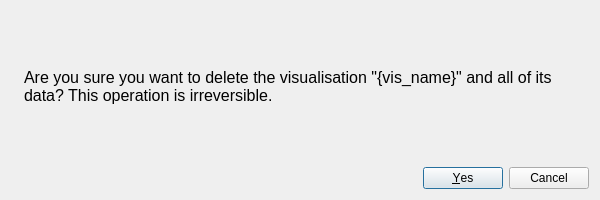
<?xml version="1.0" encoding="UTF-8"?>
<ui version="4.0">
 <class>delete_confirmation</class>
 <widget class="QDialog" name="delete_confirmation">
  <property name="geometry">
   <rect>
    <x>0</x>
    <y>0</y>
    <width>600</width>
    <height>200</height>
   </rect>
  </property>
  <property name="minimumSize">
   <size>
    <width>600</width>
    <height>200</height>
   </size>
  </property>
  <property name="maximumSize">
   <size>
    <width>600</width>
    <height>200</height>
   </size>
  </property>
  <property name="windowTitle">
   <string>Confirm deletion</string>
  </property>
  <layout class="QGridLayout" name="layout">
   <item row="0" column="1">
    <widget class="QLabel" name="text_label">
     <property name="font">
      <font>
       <family>Arial</family>
       <pointsize>12</pointsize>
      </font>
     </property>
     <property name="text">
      <string>Are you sure you want to delete the visualisation &quot;{vis_name}&quot; and all of its data? This operation is irreversible.</string>
     </property>
     <property name="wordWrap">
      <bool>true</bool>
     </property>
    </widget>
   </item>
   <item row="1" column="1">
    <widget class="QDialogButtonBox" name="button_box">
     <property name="orientation">
      <enum>Qt::Horizontal</enum>
     </property>
     <property name="standardButtons">
      <set>QDialogButtonBox::Cancel|QDialogButtonBox::Yes</set>
     </property>
    </widget>
   </item>
   <item row="0" column="0">
    <widget class="QLabel" name="icon_label">
     <property name="sizePolicy">
      <sizepolicy hsizetype="Minimum" vsizetype="Expanding">
       <horstretch>0</horstretch>
       <verstretch>0</verstretch>
      </sizepolicy>
     </property>
     <property name="text">
      <string/>
     </property>
    </widget>
   </item>
  </layout>
 </widget>
 <resources/>
 <connections>
  <connection>
   <sender>button_box</sender>
   <signal>accepted()</signal>
   <receiver>delete_confirmation</receiver>
   <slot>accept()</slot>
   <hints>
    <hint type="sourcelabel">
     <x>305</x>
     <y>179</y>
    </hint>
    <hint type="destinationlabel">
     <x>299</x>
     <y>99</y>
    </hint>
   </hints>
  </connection>
  <connection>
   <sender>button_box</sender>
   <signal>rejected()</signal>
   <receiver>delete_confirmation</receiver>
   <slot>reject()</slot>
   <hints>
    <hint type="sourcelabel">
     <x>305</x>
     <y>179</y>
    </hint>
    <hint type="destinationlabel">
     <x>299</x>
     <y>99</y>
    </hint>
   </hints>
  </connection>
 </connections>
</ui>
